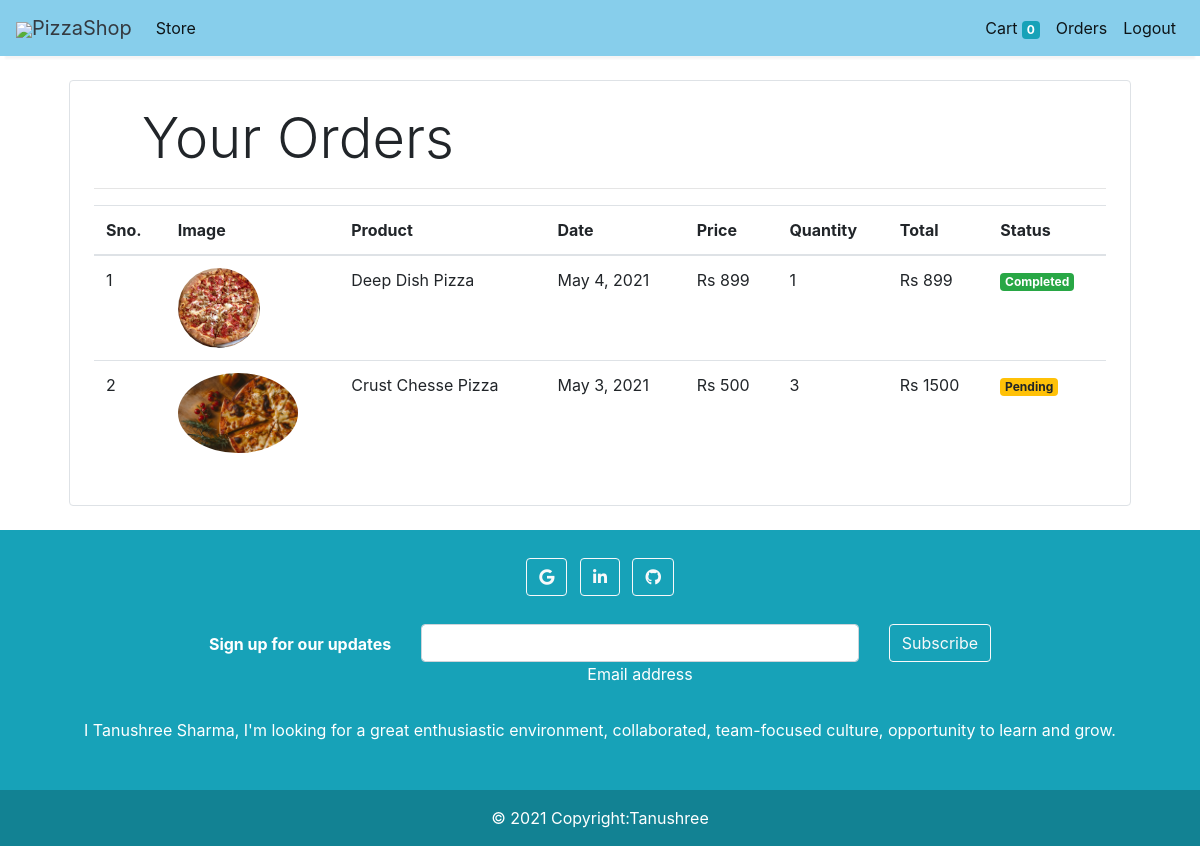
/orders (signed in), run on the app's committed database.
### store/models/orders.py (models this page shows, shortened)
class Order(models.Model):
    product = models.ForeignKey(Products,
                                on_delete=models.CASCADE)
    customer = models.ForeignKey(Customer,
                                 on_delete=models.CASCADE)
    quantity = models.IntegerField(default=1)
    price = models.IntegerField()
    address = models.CharField (max_length=50, default='', blank=True)
    phone = models.CharField (max_length=50, default='', blank=True)
    date = models.DateField (default=datetime.datetime.today)
    status = models.BooleanField (default=False)
    @staticmethod
    def get_orders_by_customer(customer_id):
        return Order.objects.filter(customer=customer_id).order_by('-date')

### store/models/product.py (models this page shows, shortened)
class Products(models.Model):
    name = models.CharField(max_length=60)
    price= models.IntegerField(default=0)
    category= models.ForeignKey(Category,on_delete=models.CASCADE,default=1 )
    description= models.CharField(max_length=250, default='', blank=True, null= True)
    image= models.ImageField(upload_to='uploads/products/')

### store/middlewares/auth.py (the view)
    def middleware(request):
        print(request.session.get('customer'))
        returnUrl = request.META['PATH_INFO']
        print(request.META['PATH_INFO'])
        if not request.session.get('customer'):
           return redirect(f'login?return_url={returnUrl}')
        response = get_response(request)
        return response

### store/templatetags/custom_filter.py (called while the page is built)
@register.filter(name='currency')
def currency(number):
    return "Rs "+str(number)

@register.filter(name='multiply')
def multiply(number , number1):
    return number * number1

### store/views/orders.py (called while the page is built)
    def get(self , request ):
        customer = request.session.get('customer')
        orders = Order.get_orders_by_customer(customer)
        print(orders)
        return render(request , 'orders.html'  , {'orders' : orders})

### store/templates/orders.html
{% extends 'base.html' %}
{% block content %}
{% load cart %}
{% load custom_filter %}
<div class="container">
   <div class="border rounded p-4 m-4">
        <p class="display-4 pl-4 ml-4">Your Orders</p>
        <hr>
        <table class="table">
            <thead>
                <tr>
                    <th>Sno.</th>
                    <th>Image</th>
                    <th>Product</th>
                    <th>Date</th>
                    <th>Price</th>
                    <th>Quantity</th>
                    <th>Total</th>
                    <th>Status</th>
                </tr>
            </thead>
            <tbody>
                {% for order in orders %}
                <tr>
                    <td>{{forloop.counter}}</td>
                    <td><img style="height: 80px;" class="rounded-circle" src="{{order.product.image.url}}" alt=""></td>
                    <td>{{order.product.name}}</td>
                    <td>{{order.date}}</td>
                    <td>{{order.price|currency}}</td>
                    <td>{{order.quantity}}</td>
                    <td>{{order.quantity|multiply:order.price|currency}}</td>
                    {% if order.status %}
                    <td><small class="badge badge-success">Completed</small></td>
                    {%else%}
                    <td><small class="badge badge-warning">Pending</small></td>
                    {% endif %}
                </tr>
                {% endfor %}
            </tbody>
        </table>
   </div>
</div>
{% endblock %}

### data on the page
Order: product.image (picture), product.name "Deep Dish Pizza", date "May 4, 2021", price "Rs 899", quantity "1", quantity|multiply "Rs 899", status "Completed"
Order: product.image (picture), product.name "Crust Chesse Pizza", date "May 3, 2021", price "Rs 500", quantity "3", quantity|multiply "Rs 1500", status "Pending"

### other printed values
{{ request.session.cart.keys|length }} "0"
